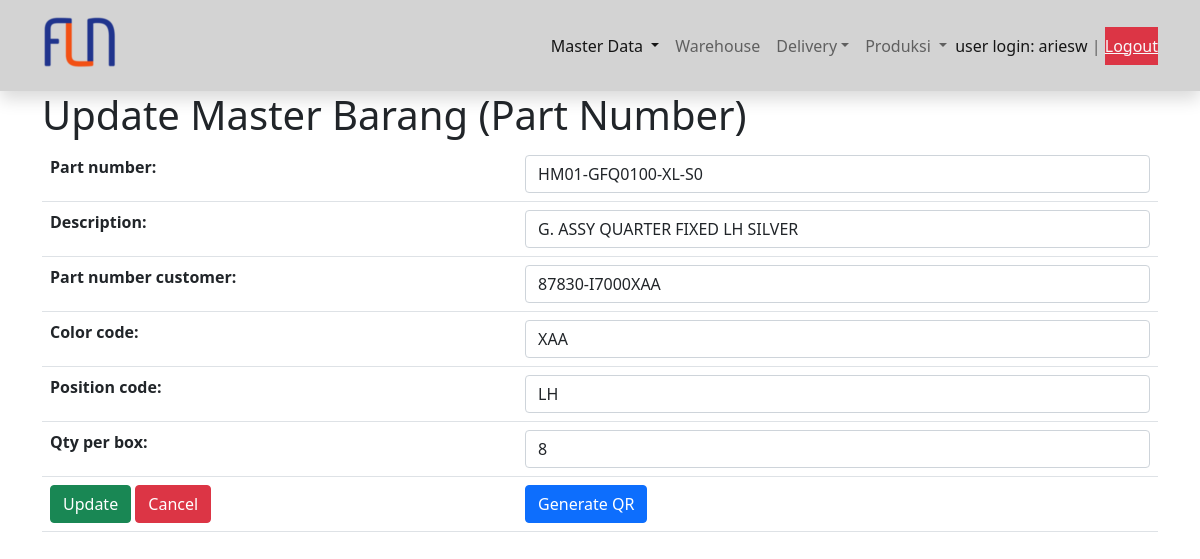
Page /edit_master_barang/18 (signed in) on the committed database.
### scanner/models.py (models this page shows, shortened)
class Barang(models.Model):
    part_number = models.CharField(max_length=18, unique=True)
    description = models.CharField(max_length=32)
    part_number_customer =  models.CharField(max_length=18, unique=True)
    barcode = models.TextField(unique=True)
    color_code = models.CharField(max_length=3, blank=True, null=True)
    position_code = models.CharField(max_length=6, blank=True, null=True)
    qty_per_box = models.IntegerField(null=True)

### scanner/views.py (the view)
# urls.py: path('edit_master_barang/<int:pk>', views.UpdateMasterBarang.as_view(), name='edit_master_barang'),
class UpdateMasterBarang(LoginRequiredMixin, UpdateView):
    model = Barang
    template_name = 'barang_updateview.html'
    form_class = FormMasterBarangUpdate

### scanner/forms.py
class FormMasterBarangUpdate(ModelForm):
    class Meta:
        model = Barang
        fields = '__all__'
        labels = {'barcode':'QR Code File'}
        widgets = {
            'part_number': forms.TextInput({'class':'form-control'}),
            'description': forms.TextInput({'class':'form-control'}),
            'part_number_customer': forms.TextInput({'class':'form-control'}),
            'barcode': forms.HiddenInput({'class':'form-control', 'hidden':'true'}),
            'color_code': forms.TextInput({'class':'form-control'}),
            'position_code': forms.TextInput({'class':'form-control'}),
            'qty_per_box': forms.TextInput({'class':'form-control'}),
        }

### templates/barang_updateview.html (shortened to what this page needs)
{% extends 'base.html' %}
{% block content %}
<div class="container">
    <h1>Update Master Barang (Part Number)</h1>
    <form action="" method="post">{% csrf_token %}
        <table class="table">
            {{ form.as_table }}
            <tr>
                <td>
                    <button type="submit" class="btn btn-success">Update</button>
                    <a href="{% url 'list_barang' %}"  class="btn btn-danger">Cancel</a>
                </td>
                <td id="genQR">
                    <a href="#" id="buttonQR" class="btn btn-primary" onclick="tampilkanQR()">Generate QR</a>
                </td>
            </tr>
        </table>
    </form>
</div>
{% endblock content %}

### templates/base.html (shortened to what this page needs)
{% load static %}
<!doctype html>
<html lang="en">
  <head>
    <link href="https://cdn.jsdelivr.net/npm/bootstrap@5.1.3/dist/css/bootstrap.min.css" rel="stylesheet">
    <link rel="stylesheet" href="https://code.jquery.com/ui/1.13.2/themes/base/jquery-ui.css">
    <link rel="stylesheet" type="text/css" href="https://cdn.datatables.net/1.12.1/css/jquery.dataTables.min.css">
    <link rel="stylesheet" href="https://cdn.jsdelivr.net/npm/select2@4.1.0-rc.0/dist/css/select2.min.css" />
    <link rel="stylesheet" href="https://cdn.jsdelivr.net/npm/select2-bootstrap-5-theme@1.3.0/dist/select2-bootstrap-5-theme.min.css" />
  </head>
  <body>
    <nav class="navbar navbar-expand-lg navbar-light navbar-fixed-top shadow" style="background-color: #D3D3D3;" >
      <div class="container">
        <img src="{% static '/images/fln_logo.png' %}" href="#"></img>
        <div class="navbar-nav ms-auto" id="navbarNavDropdown">
          <ul class="navbar-nav">
            <li class="nav-item dropdown">
              <a class="nav-link active dropdown-toggle" href="#" id="navbarDropdownMenuLink" role="button" data-bs-toggle="dropdown" aria-expanded="false">
                Master Data
              </a>
            </li>
            <li class="nav-item">
              <a class="nav-link" href="#">Warehouse</a>
            </li>
            <li class="nav-item dropdown">
              <a class="nav-link dropdown-toggle" id="navbarDropdownMenuLink" role="button" href="#" data-bs-toggle="dropdown" aria-expanded="false">Delivery</a>
            </li>
            <li class="nav-item dropdown">
              <a class="nav-link dropdown-toggle" href="#" id="navbarDropdownMenuLink" role="button" data-bs-toggle="dropdown" aria-expanded="false">
                Produksi
              </a>
            </li>
          </ul>
          <span class="navbar-text">
            <a class="navbar-text" style="text-decoration:none;" href="#">user login: {{ user.username }}</a> |
            <a class="navbar-text bg-danger text-light"  href="{% url 'logout' %}">Logout</a>
          </span>
        </div>
      </div>
    </nav>
    {% block content %}
    {% endblock content %}
    <link rel="stylesheet" href="https://cdnjs.cloudflare.com/ajax/libs/font-awesome/6.2.0/css/all.min.css" />
  </body>
</html>

### rows in the picture
Barang: part_number "HM01-GFQ0100-XL-S0", description "G. ASSY QUARTER FIXED LH SILVER", part_number_customer "87830-I7000XAA", color_code "XAA", position_code "LH", qty_per_box "8"

### other values in the picture
{{ user.username }} "ariesw"
